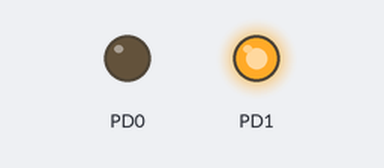
Recording of a program running on a simulated ATmega328P, built with avr-gcc and emulated at 16 MHz. Shown: output pins drawn as LEDs (lit = HIGH).

Above: at 1.0 s.
At 2.2 s:
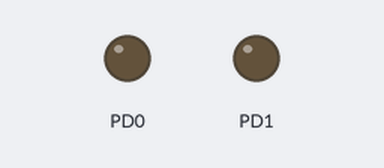
Timing chart, 0 to 3.0 s (numbered marks = the images above):
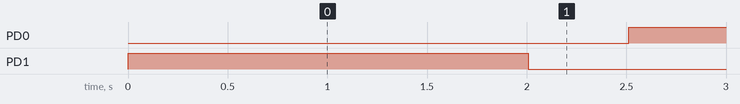

Measured:
- by itself, PD0: alternates HIGH for 0.50 s and LOW for 0.50 s
- by itself, PD1: LOW → HIGH at 0.00 s, → LOW 2.0 s later

The program:

main.c
```c
/*
 * Andreas Welly Octavianus_3541951_ARBKVS_Praktikum3.c
 *
 * Created: 06.11.2023 14:09:01
 * Author : welly
 */
#define F_CPU 16000000UL
#include <util/delay.h>
#include <avr/io.h>
#include "avr/interrupt.h"

volatile uint32_t systemClock = 0;

void init(){
	DDRD = 0x03;		// output setzen
	PORTD = 0x00;
}
void init_timer(){
	TCCR0A = (1<<WGM01); //set CTC(clear timer on compare match) bit
	TCCR0B = (1<<CS00)|(1<<CS01); //prescaler als 64
	OCR0A = 250;		//um 1ms zu erreichen braucht man 250 Ticks in 64 prescale
	TIMSK0 = (1<<OCIE0A);	//Set to use OCR0A as comparison
	sei();
}

void waitFor(uint32_t ms){
	uint32_t endTime = systemClock+ms;
	while(systemClock != endTime){} //to avoid early exit incase overflow
}

void waitUntil(uint32_t ms){
	while(systemClock <= ms){}
}

int main(void)
{
	init();
	init_timer();
	PORTD = (1<<PORTD1);
	waitUntil(2000);
	PORTD ^= (1<<PORTD1);
	while(1){
		waitFor(500);
		PORTD ^= (1<<PORTD0);
	}
}

ISR(TIMER0_COMPA_vect){
	systemClock++;		//systemclock +1 every ms
}
```
